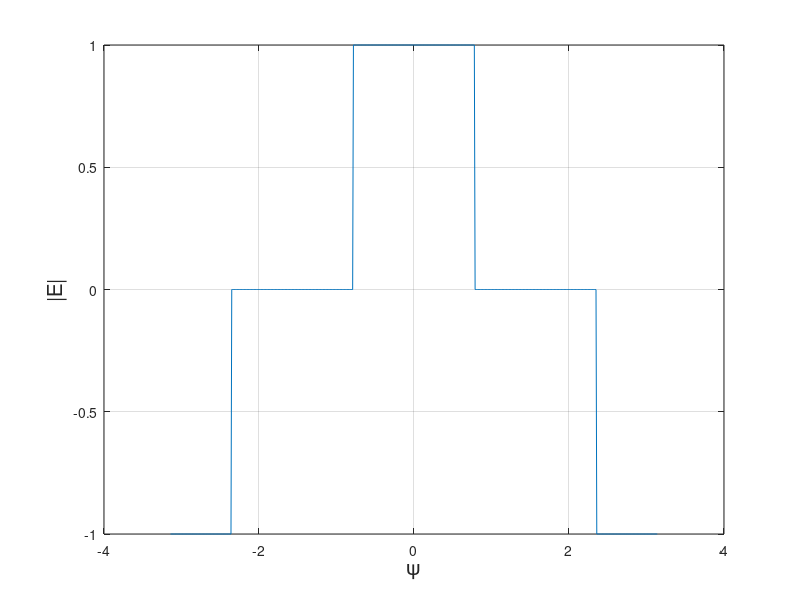

Recreate this plot in MATLAB. (Note: this script raises an error after producing the figure.)
% Author: Luis Badesa

%%
clear all
close all
clc

%%
disp('Modify:')
disp('- a0: DC term of the Fourier series')
disp('- a(k): expression for sine coeffs')
disp('- b(k): expression for cosine coeffs')
disp('ALL OF THEM IN THE FIRST SECTION OF THE CODE, "Fourier coeffs"')
disp(' ')
disp('FIRST OF ALL:')
disp('Draw the desired frequency respone (first lines of code)')
disp(' ')

%% Desired response
x = -pi:0.01:pi;
y = (x>-pi/4).*(x<pi/4);
y = y+(-1)*(x<-3*pi/4)+(-1)*(x>3*pi/4);
figure(1)
plot(x,y)
ylabel('|E|','fontsize',15)
xlabel('\psi','fontsize',15)
grid on
hold on

%% Array characteristics 
prompt = sprintf ('Type: broadside, end-fire array or non? \n(answer "broadside", "end_fire" or "none", as a string in MATLAB) \n');
array_type = input(prompt);
if  ~strcmp(array_type,'broadside') && ~strcmp(array_type,'end_fire') && ~strcmp(array_type,'none')
    error('Wrong type of array introduced.')
end

if  strcmp(array_type,'none')
    prompt = sprintf ('Insert the value of alpha. \n');
    alpha = input(prompt);
    if  ~isscalar(alpha) || (alpha>2*pi) || (alpha<-2*pi)
        error('Insert a value for alpha between -2\pi and 2\pi.')
    end
    
    prompt = sprintf ('What is the value of "d", separation between \neach antenna and the following one in the array? \n(insert a number in terms of lambda, \nEx: introducing 1/2 means d=lambda/2) \n');
    % If given kd, calculate d as d=kd/2*pi.
    d = input(prompt);
    if ~isscalar(d)
        error('Introduce a scalar for the value of "d"')
    end
    
    kd = 2*pi*d;
else
    prompt = sprintf ('What is the value of "d", separation between \neach antenna and the following one in the array? \n(insert a number in terms of lambda, \nEx: introducing 1/2 means d=lambda/2) \n');
    % If given kd or alpha, do this (see notes of lecture 18, page 4):
    % - If I am given the value of kd, calculate d as d=kd/2*pi.
    % - If I am given the value of alpha and it is different than 0, it means 
    %   that it is an end_fire array, then alpha=kd and d = alpha/2*pi.
    d = input(prompt);
    if ~isscalar(d)
        error('Introduce a scalar for the value of "d"')
    end
    
    kd = 2*pi*d;

    if  strcmp(array_type,'broadside')
        alpha = 0; % Because alpha = 0 for broadside (Lecture 18 notes, page 1)
    elseif strcmp(array_type,'end_fire')
        alpha = -kd; % Because alpha = -kd for end-fire (Lecture 18 notes, page 1)
    end
end

prompt = sprintf ('What is the number "n" of elements in the array? \n');
n = input(prompt);
if ~isscalar(n) || (n~=floor(n)) || n<=1 || (((n+1)/2)~=floor(((n+1)/2)))
    error('Introduce an odd integer scalar, bigger than 1, for the number of elements in the array (has to be odd because of the Fourier series procedure used)')
end
disp(' ')
disp('NOTE:')
disp('This it the total number of elements in the array, but some of them might not be energized.')

m = (n-1)/2; % m is the number of sine terms in the Fourier series (same as the number of cosine terms)

%% Fourier coeffs

a0=0; % Insert the value for a0
for k=1:m
    a(k) = 1/(k*pi)*(sin(k*pi/4)+sin(3*pi/4*k)); % Insert the expression for a_k
    b(k) = 0; % Insert the expression for b_k
end

%% Radiation pattern as a function of psi
psi = -pi:0.001:pi;
sum_coeff =0;
for k=1:m
    sum_coeff = sum_coeff + 2*(a(k)*cos(k*psi)-b(k)*sin(k*psi));
end

E = a0 + sum_coeff;

figure(1)
plot(psi,E)

% % Create the polynomial for the electric field E (see back of page 26 of my notes)
% for k=1:m
%     A(k) = a(m-k+1)-j*b(m-k+1);
% end
% for k=m+2:2*m+1
%     A(k) = a(k-m-1)+j*b(k-m-1);
% end
% A(m+1) = a0;
% 
% psi = -pi:0.001:pi;
% z = exp(j*psi);
% E = 0; % Initialize
% for k=1:m
%     E = E + A(k)*z.^(k-m-1);
% 
% end
% for k=m+2:2*m+1
%     E = E + A(k)*z.^(m-k+1);
% end
% E = E + A(m+1); % This is the z^0 term
% 
% E = abs(E);
%
% E = 1/pi*(-1/3*z.^(-3)+z.^(-1)+pi/2+z-1/3*z.^3);

%% Radiation pattern as a function of phi
clear E

phi = 0:0.001:2*pi;
%psi = (kd*cos(phi)+alpha)
sum_coeff =0;
for k=1:m
    sum_coeff = sum_coeff + 2*(a(k)*cos(k*(kd*cos(phi)+alpha))-b(k)*sin(k*(kd*cos(phi)+alpha)));
end

E = a0 + sum_coeff;
E = abs(E);

figure(2)
polar(phi,E)
